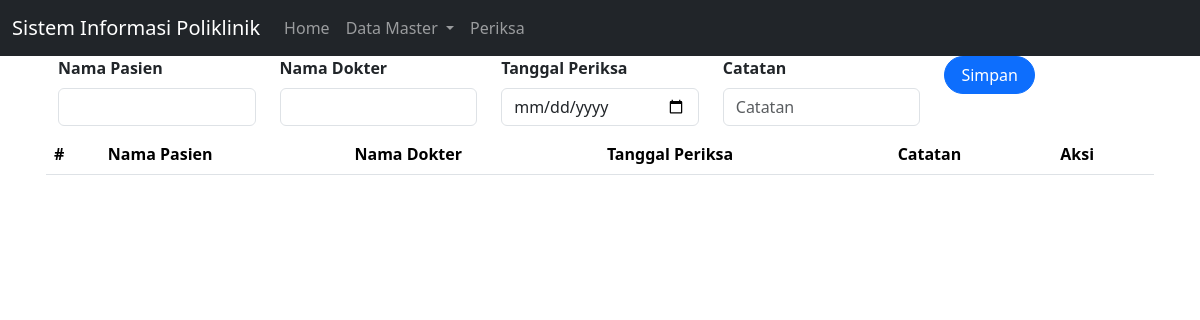
Page /periksa.php on the earlier database version.
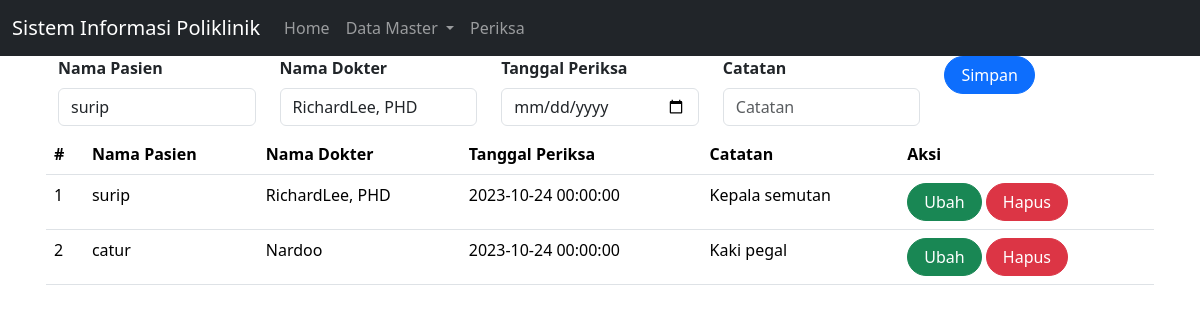
Same page on the later database version.
### tables this page shows
CREATE TABLE `periksa` (
  `id` int(11) NOT NULL,
  `id_pasien` int(11) NOT NULL,
  `id_dokter` int(11) NOT NULL,
  `tgl_periksa` datetime NOT NULL,
  `catatan` text NOT NULL
);

CREATE TABLE `pasien` (
  `id` int(10) NOT NULL,
  `nama` varchar(100) NOT NULL,
  `alamat` varchar(100) NOT NULL,
  `no_hp` varchar(20) NOT NULL
);

CREATE TABLE `dokter` (
  `id` int(11) NOT NULL,
  `nama` varchar(255) DEFAULT NULL,
  `alamat` varchar(255) DEFAULT NULL,
  `no_hp` varchar(50) DEFAULT NULL
);

### periksa.php (the view, shortened to what this page needs)
<!doctype html>
<html lang="en">
  <head>
    <link href="https://cdn.jsdelivr.net/npm/bootstrap@5.3.2/dist/css/bootstrap.min.css" rel="stylesheet">
  </head>
  <body>
  <nav class="navbar navbar-expand-lg  navbar-dark bg-dark">
  <div class="container-fluid">
    <a class="navbar-brand" href="#">
      Sistem Informasi Poliklinik
    </a>
    <div class="collapse navbar-collapse" id="navbarNavDropdown">
      <ul class="navbar-nav">
        <li class="nav-item">
          <a class="nav-link" aria-current="page" href="index.php">
            Home
          </a>
        </li>
        <li class="nav-item dropdown">
          <a class="nav-link dropdown-toggle" href="#" role="button"
          data-bs-toggle="dropdown" aria-expanded="false">
            Data Master
          </a>
        </li>
        <li class="nav-item">
          <a class="nav-link"
          href="periksa.php?page=periksa">
            Periksa
          </a>
        </li>
      </ul>
    </div>
  </div>
</nav>
<?php
include'koneksi.php';
?>
<body>
<div class="container">
    </nav><div class="form-group mx-sm-3 mb-2">
    <form class="form row" method="POST" action="" name="myForm" onsubmit="return validate()">
    <?php
    $id_pasien = '';
    $id_dokter = '';
    $tgl_periksa = '';
    $catatan = '';
    ?>
    <div class="col">
        <label for="inputNama" class="form-label fw-bold">
            Nama Pasien
        </label>
        <select class="form-control" name="id_pasien">
        <?php
        $selected = '';
        $pasien = mysqli_query($mysqli, "SELECT * FROM pasien");
        while ($data = mysqli_fetch_array($pasien)) {
            if ($data['id'] == $id_pasien) {
                $selected = 'selected="selected"';
            } else {
                $selected = '';
            }
        ?>
            <option value="<?php echo $data['id'] ?>" <?php echo $selected ?>><?php echo $data['nama'] ?></option>
        <?php
        }
        ?>
    </select>
    </div>
    <div class="col">
        <label for="inputAlamat" class="form-label fw-bold">
            Nama Dokter
        </label>
        <select class="form-control" name="id_dokter">
        <?php
        $selected = '';
        $dokter = mysqli_query($mysqli, "SELECT * FROM dokter");
        while ($data = mysqli_fetch_array($dokter)) {
            if ($data['id'] == $id_dokter) {
                $selected = 'selected="selected"';
            } else {
                $selected = '';
            }
        ?>
            <option value="<?php echo $data['id'] ?>" <?php echo $selected ?>><?php echo $data['nama'] ?></option>
        <?php
        }
        ?>
    </select>
    </div>
    <div class="col mb-2">
        <label for="inputNo_hp" class="form-label fw-bold">
        Tanggal Periksa
        </label>
        <input type="date" class="form-control" name="tgl_periksa" id="inputTgl_periksa" placeholder="Tanggal Periksa" value="<?php echo $tgl_periksa; ?>">
    </div>
    <div class="col mb-2">
        <label for="inputNo_hp" class="form-label fw-bold">
        Catatan
        </label>
        <input type="text" class="form-control" name="catatan" id="inputCatatan" placeholder="Catatan" value="<?php echo $catatan; ?>">
    </div>
    <div class="col">
        <button type="submit" class="btn btn-primary rounded-pill px-3" name="simpan">Simpan</button>
    </div>
<table class="table table-hover">
    <thead>
        <tr>
            <th scope="col">#</th>
            <th scope="col">Nama Pasien</th>
            <th scope="col">Nama Dokter</th>
            <th scope="col">Tanggal Periksa</th>
            <th scope="col">Catatan</th>
            <th scope="col">Aksi</th>
        </tr>
    </thead>
    <tbody>
</div>
<form method="post" action="periksa.php">
<?php
$result = mysqli_query($mysqli, "SELECT pr.*,d.nama as 'nama_dokter', p.nama as 'nama_pasien' FROM periksa pr LEFT JOIN dokter d ON (pr.id_dokter=d.id) LEFT JOIN pasien p ON (pr.id_pasien=p.id) ORDER BY pr.tgl_periksa DESC");
$no = 1;
while ($data = mysqli_fetch_array($result)) {
?>
    <tr>
        <td><?php echo $no++ ?></td>
        <td><?php echo $data['nama_pasien'] ?></td>
        <td><?php echo $data['nama_dokter'] ?></td>
        <td><?php echo $data['tgl_periksa'] ?></td>
        <td><?php echo $data['catatan'] ?></td>
        <td>
            <a class="btn btn-success rounded-pill px-3"
            href="periksa.php?page=periksa&id=<?php echo $data['id'] ?>>&aksi=ubah">Ubah</a>
            <a class="btn btn-danger rounded-pill px-3"
            href="periksa.php?page=periksa&id=<?php echo $data['id'] ?>&aksi=hapus">Hapus</a>
        </td>
    </tr>
    <?php
}
?>
</form>
</body>
</html>

Differences in the rows shown:
added periksa: id_pasien.nama "surip", id_dokter.nama "RichardLee, PHD", tgl_periksa "2023-10-24 00:00:00", catatan "Kepala semutan"
added periksa: id_pasien.nama "catur", id_dokter.nama "Nardoo", tgl_periksa "2023-10-24 00:00:00", catatan "Kaki pegal"
Other differences:
form field id_pasien: (not shown) → "surip"
form field id_dokter: (not shown) → "RichardLee, PHD"
